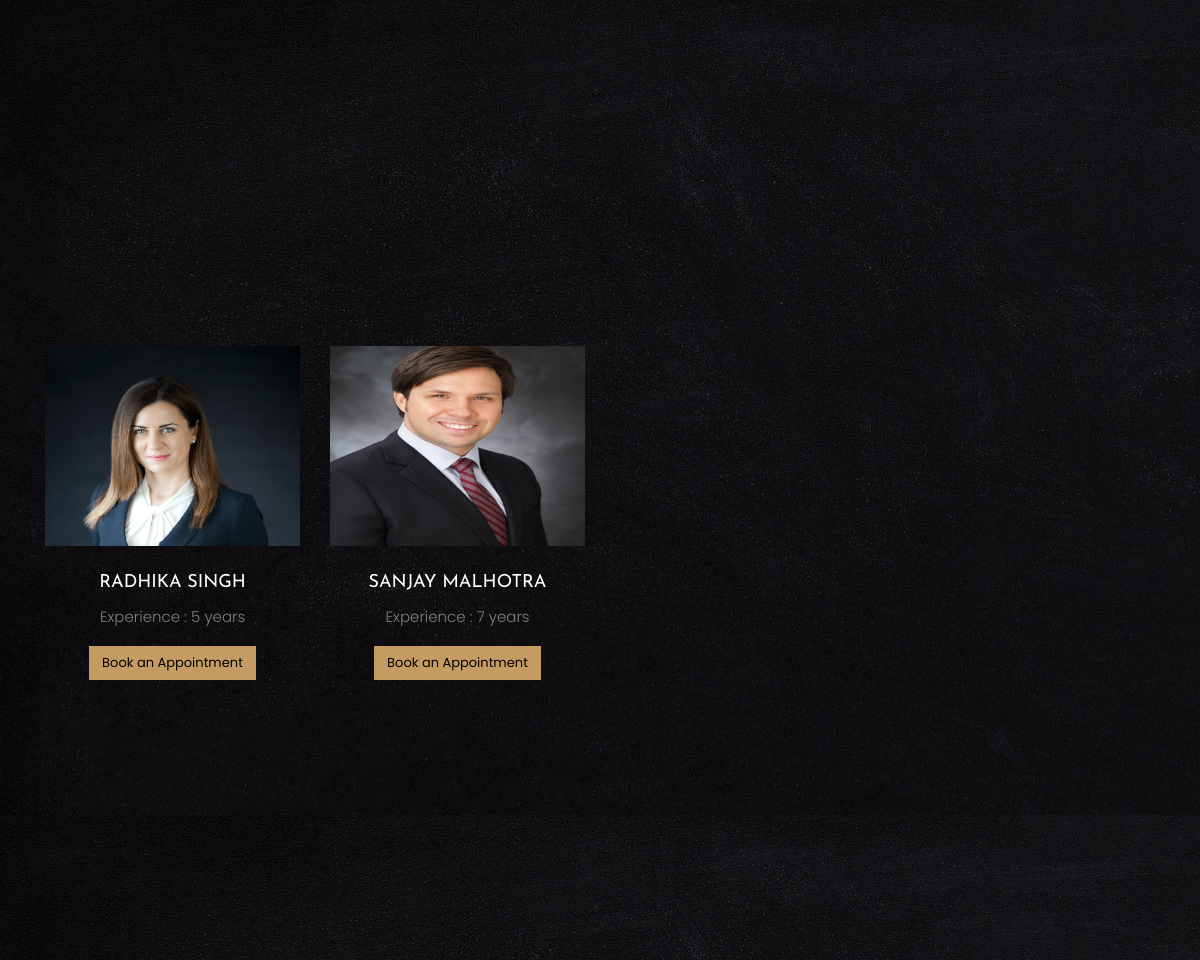
Before: /legal/ (signed in, middle part) with the older database file.
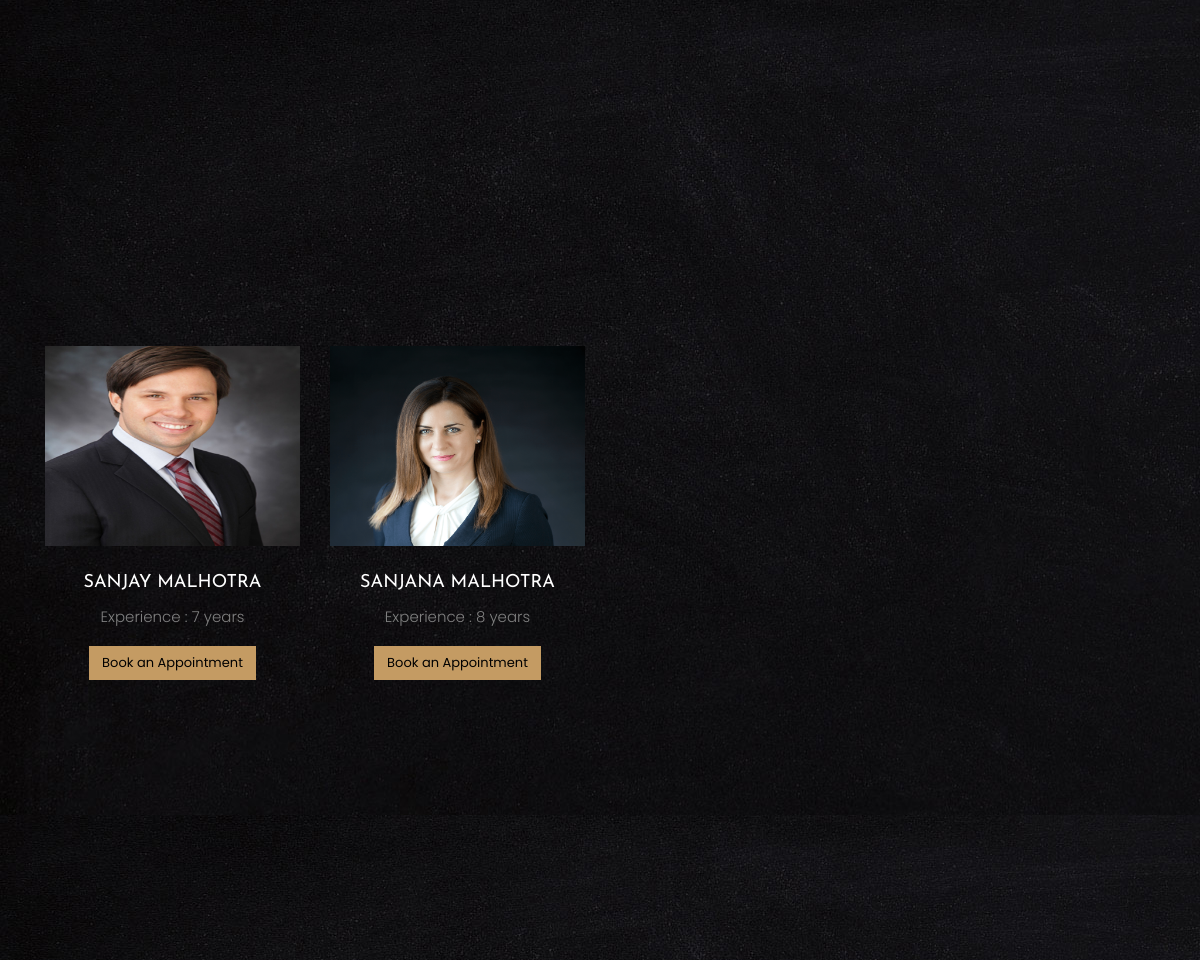
After: the same page with the newer database file.
### base/models.py (models this page shows, shortened)
class Professional(models.Model):
    user = models.OneToOneField(User, on_delete=models.CASCADE, primary_key=True)
    experience = models.CharField(max_length=20,null=True)
    contact = models.CharField(max_length=20,null=True)
    profession = models.CharField(max_length=20)
    profile_pic=models.ImageField(null=True,blank=True)
    password=models.CharField(max_length=30,blank=True)

class User(AbstractUser):
    is_customer = models.BooleanField(default=False)
    is_employee = models.BooleanField(default=False)
    first_name = models.CharField(max_length=100)
    last_name = models.CharField(max_length=100)

### base/views.py (the view)
# urls.py: path('legal/',views.legal,name="legal"),
@cache_control(no_cache=True, must_revalidate=True, no_store=True)
@login_required(login_url='login')
def legal(request):
    professionals= Professional.objects.filter(profession='Lawyer')
    lawyercount=Professional.objects.filter(profession='Lawyer').count()
    legalRightscount=LegalRight.objects.all().count()
    legalSubTopicscount=LegalSubTopic.objects.all().count()
    lawFaqscount=LawFaq.objects.all().count()
    legalSubTopics= LegalSubTopic.objects.all()
    legalRights= LegalRight.objects.all()
    context ={'professionals':professionals,'legalSubTopics':legalSubTopics,'legalRights':legalRights,'lawyercount':lawyercount,'legalRightscount':legalRightscount,'legalSubTopicscount':legalSubTopicscount,'lawFaqscount':lawFaqscount}
    if request.method=="POST":
        message_profemail=request.POST['message-profemail']
        message_fname=request.POST['message-fname']
        message_lname=request.POST['message-lname']
        message_date=request.POST['message-date']
        message_time=request.POST['message-time']
        message_email=request.POST['message-email']
        message_phone=request.POST['message-phone']
        message=request.POST['message']
        finalmessage= "User Name :" + message_fname +" "+message_lname +"\n Message :" +message +"\n Time :" + message_time+"\n Date :"+message_date +"\n Contact Number :"+message_phone
        send_mail(
            message_fname+" " +message_lname,#subject
            finalmessage,#message
            message_profemail,
            [message_profemail],#to email
        )
        return render(request,'base/legal.html',context)
    else:
        return render(request,'base/legal.html',context)

### base/models.py (called while the page is built)
    def __str__(self):
        return (self.subtopicname)

### base/templates/base/legal.html (shortened to what this page needs)
{% load static %}
<!DOCTYPE html>
<html lang="en">
  <head>
	<link rel="stylesheet" href="{% static "css/open-iconic-bootstrap.min.css" %}">
    <link rel="stylesheet" href="{% static "css/animate.css" %}">
    <link rel="stylesheet" href="{% static "css/owl.carousel.min.css" %}">
    <link rel="stylesheet" href="{% static "css/owl.theme.default.min.css" %}">
    <link rel="stylesheet" href="{% static "css/magnific-popup.css" %}">
    <link rel="stylesheet" href="{% static "css/aos.css" %}">
    <link rel="stylesheet" href="{% static "css/ionicons.min.css" %}">
    <link rel="stylesheet" href="{% static "css/bootstrap-datepicker.css" %}">
    <link rel="stylesheet" href="{% static "css/jquery.timepicker.css" %}">
    <link rel="stylesheet" href="{% static "css/flaticon.css" %}">
    <link rel="stylesheet" href="{% static "css/icomoon.css" %}">
	<link rel="stylesheet" href="{% static "css/style.css" %}">
  </head>
  <body>
    <section class="ftco-section" id="BookAppointment" style="background-image: url({% static 'images/legal/bg_4.jpg' %});">
    	<div class="container">
    		<div class="row justify-content-center mb-5 pb-3">
        	</div>
        	<div class="row">
				{% for prof in professionals%}
        			<div class="col-md-3">
        				<div class="menu-entry">
							{% if prof.profession == "Lawyer" %}
							<a href="#" class="img" style="background-image: url({{prof.profile_pic.url}});"></a>
    						<div class="text text-center pt-4">
    							<h3><a href="#">{{prof.user.first_name}} {{prof.user.last_name}}</a></h3>
    							<p>Experience : {{prof.experience}} years</p>
								<button type="button" class="btn btn-primary" data-toggle="modal" data-target="#exampleModalCenter">
									Book an Appointment
  								</button>
								  {% endif %}
    						</div>
    					</div>
       	 			</div>
				{% endfor %}
        </div>
    </section>
	<section class="ftco-menu" id="AllRights" style="background-image: url({% static 'images/legal/bg_4.jpg' %});">
    	<div class="container">
    		<div class="row justify-content-center mb-5">
        	</div>
    	</div>
    </section>
 </body>
</html>

Changed rows visible on the page:
no longer on this page (row edited): Professional: profile_pic (picture), user.first_name "RADHIKA", user.last_name "SINGH", experience "5"
added Professional: profile_pic (picture), user.first_name "SANJANA", user.last_name "MALHOTRA", experience "8"
